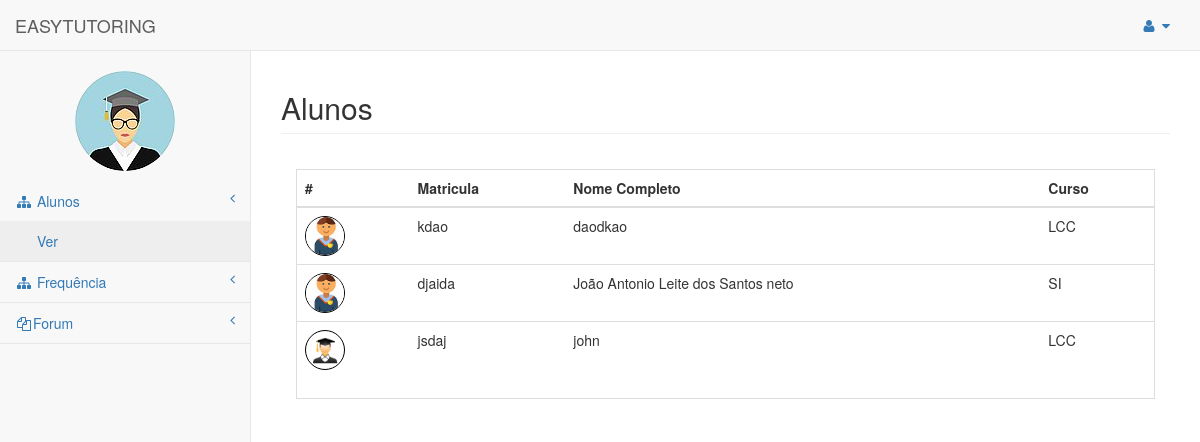
The page /tutor_area/listAlunos/2/ (signed in) on the database its author committed.
### usuarios/models.py (models this page shows, shortened)
class Usuario(models.Model):
	user = models.OneToOneField(User)
	matricula = models.CharField(max_length=20)
	curso = models.CharField(max_length=3)
	tipo = models.CharField(max_length=8, blank=False,null=True)
	nome_completo = models.CharField(max_length=150)
	img = models.ImageField(upload_to="img/original/", blank=True)
	thumb = ThumbnailerImageField(upload_to="img/thumb/", blank=True,null=True,resize_source=dict(size=(100, 100), sharpen=True))

class Aluno(Usuario):
	pass
	class Meta:
		permissions= (
			("pode_acessar_area_aluno", "pode acessar area aluno"),
		)

### tutor_area/views.py (the view)
# urls.py: url(r'^listAlunos/(?P<turma_id>[0-9]+)/$', views.listAlunos, name='listAlunos'),]
def listAlunos(request,turma_id):
	user = request.user
	usuario = Usuario.objects.get(user=user)
	turma = Turma.objects.get(pk=turma_id)
	alunos = turma.alunos.all()
	context= {'turma': turma,
	'alunos': alunos,
	'usuario':usuario}
	return render(request, 'tutor_area/listAlunos.html', context=context)

### templates/tutor_area/listAlunos.html
{% extends "tutor_area/turmaArea.html" %}
{% block pageHeader %}
    <h2 class="page-header">Alunos</h2>
{% endblock pageHeader %}
{% block form %}
    <div class="panel-body">
        <div class="table-responsive table-bordered">
            <table class="table">
                <thead>
                    <tr>
                        <th>#</th>
                        <th>Matricula</th>
                        <th>Nome Completo</th>
                        <th>Curso</th>
                    </tr>
                </thead>
                <tbody>
                	{% for aluno in alunos %}
                        <tr>
                            <td><img src="{{ aluno.thumb.url}}" style="width:40px; height:40px; border:1px solid black;" class= "img-circle"/></td>
                            <td>{{aluno.matricula}}</td>
                            <td>{{aluno.nome_completo}}</td>
                             <td>{{aluno.curso}}</td>
                        </tr>
					{% endfor %}
                </tbody>
            </table>
        </div>
    </div>
{% endblock form %}

### templates/tutor_area/turmaArea.html (shortened to what this page needs)
{% extends "templateEasyTutoring.html" %}
{% block principal %}
    <a class="navbar-brand" href="{% url 'tutor_area:index' %}">EASYTUTORING</a>
{% endblock principal %}
{% block barraLateral %}
                <div class="navbar-default sidebar" role="navigation">
                <div class="sidebar-nav navbar-collapse">
                    <ul class="nav" id="side-menu">
                        <br>
                       <center><p><img src="{{ usuario.thumb.url}}" class= "img-circle"/> </p></center>
                        <li>
                            <a href="#"><i class="fa fa-sitemap fa-fw"></i> Alunos<span class="fa arrow"></span></a>
                            <ul class="nav nav-second-level">
                               <li>
                                    <a href="{% url 'tutor_area:listAlunos' turma.id %}">Ver</a>
                                </li>
                            </ul>
                        </li>
                        <li>
                            <a href="#"><i class="fa fa-sitemap fa-fw"></i> Frequência<span class="fa arrow"></span></a>
                        </li>
                        <li>
                            <a href="#"><i class="fa fa-files-o fa-fw"></i>Forum<span class="fa arrow"></span></a>
                        </li>
                    </ul>
                </div>
            </div>
{% endblock barraLateral %}

### rows shown on the page
Usuario: thumb (picture)
Aluno: thumb (picture), matricula "kdao", nome_completo "daodkao", curso "LCC"
Aluno: thumb (picture), matricula "djaida", nome_completo "João Antonio Leite dos Santos neto", curso "SI"
Aluno: thumb (picture), matricula "jsdaj", nome_completo "john", curso "LCC"
